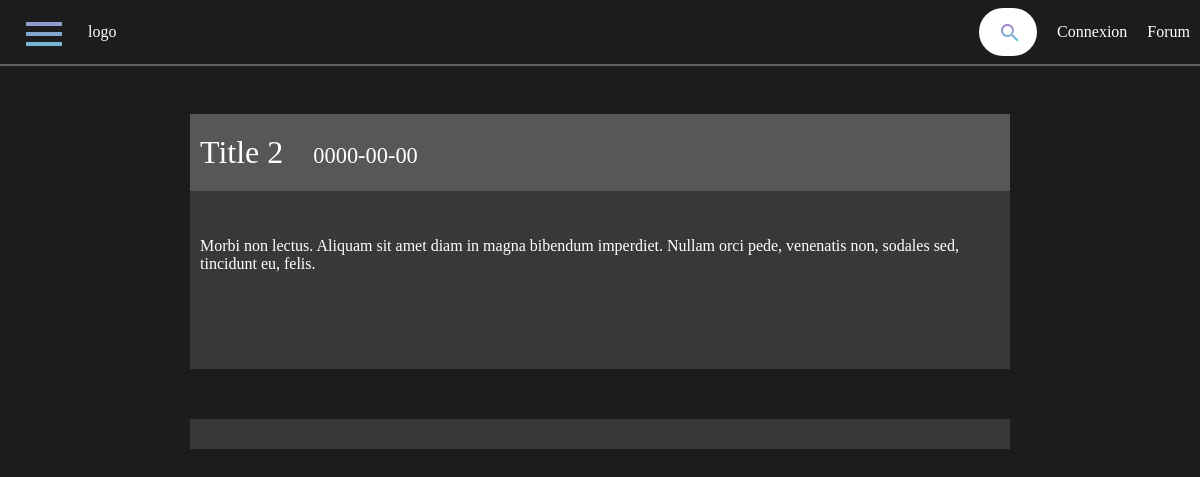
The page /Forum/Posts.php?id=2 on the database as committed earlier.
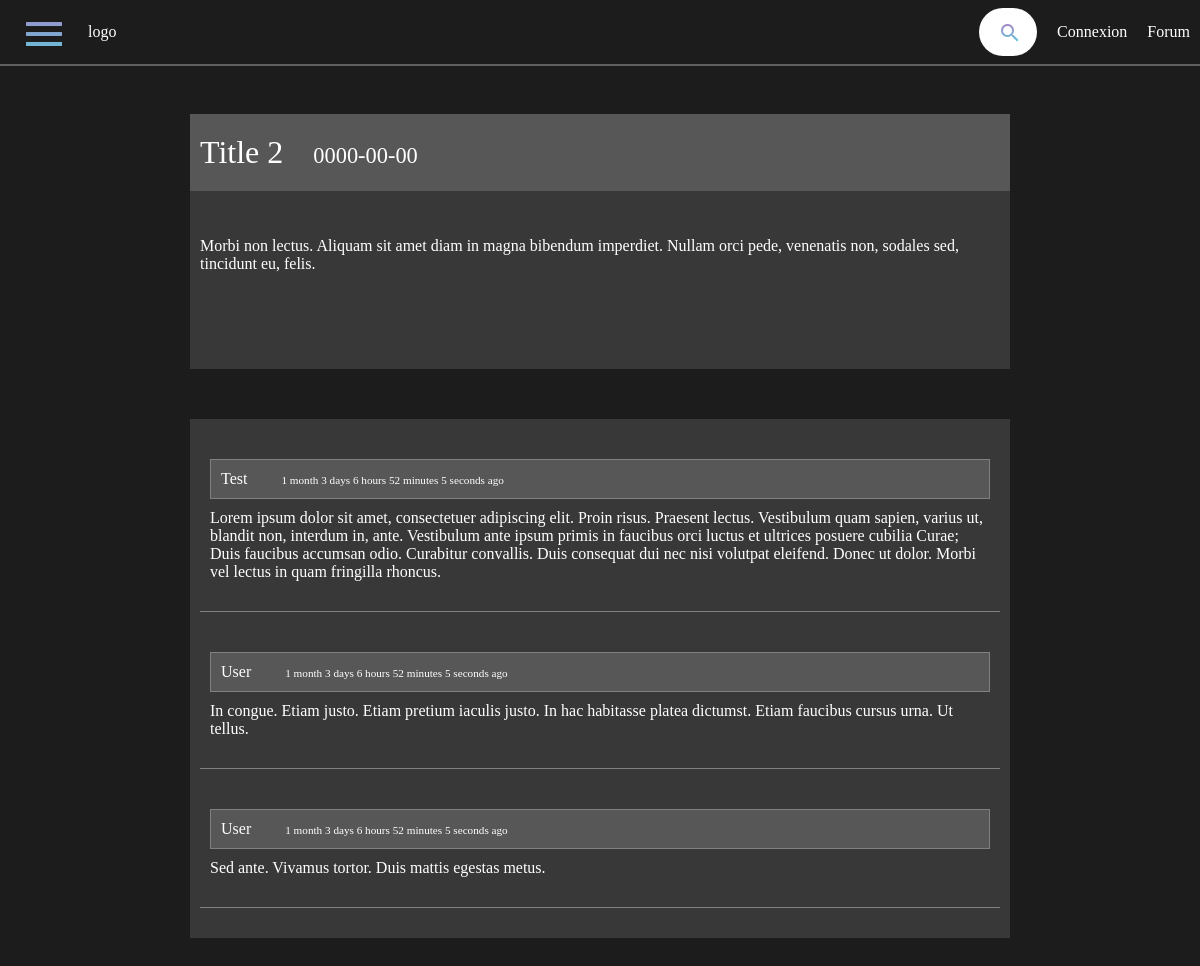
The same page on the database as committed later.
### tables this page shows
CREATE TABLE `posts` (
  `Idpost` int(11) NOT NULL,
  `idsub` int(10) NOT NULL,
  `Autorpost` int(10) NOT NULL,
  `Title` varchar(510) NOT NULL,
  `Body` varchar(2040) NOT NULL,
  `Photo` varchar(1020) DEFAULT NULL,
  `Date` date NOT NULL
);

CREATE TABLE `comments` (
  `Idcomment` int(11) NOT NULL,
  `commentBody` varchar(2040) NOT NULL,
  `author` varchar(510) NOT NULL,
  `dateComment` varchar(510) NOT NULL DEFAULT current_timestamp()
);

### Forum/timeDiff.php (called while the page is built, shortened)
<?php
function timeDiff($time, $gran = -1) {
    $d[0] = array(1, 'second');
    $d[1] = array(60, 'minute');
    $d[2] = array(3600, 'hour');
    $d[3] = array(86400, 'day');
    $d[4] = array(604800, 'week');
    $d[5] = array(2592000, 'month');
    $d[6] = array(31104000, 'year');
    $w = array();
    $return = '';
    $database = new mysqli( 'localhost', 'root', '', 'projet' );
    $sqlTimeQuery = 'Select Current_timestamp + 0';
    $sqlTime = $database -> query( $sqlTimeQuery );
    $sqlTime = $sqlTime -> fetch_assoc();
    $now = (int) $sqlTime['Current_timestamp + 0'];
    $diff = ($now - $time);
    $secondsLeft = $diff;
    $stopat = 0;
    for ($i = 6; $i > $gran; $i--) {
        $w[$i] = (int) ($secondsLeft / $d[$i][0]);
        $secondsLeft -= ($w[$i] * $d[$i][0]);
        if ($w[$i] !== 0) {
            $return .= abs( $w[$i] ) . ' ' . $d[$i][1] . (($w[$i] > 1) ? 's' : '') . ' ';
            switch ($i) {
                case 5:
                    if ($stopat === 0) {
                        $stopat = 4;
                    }
                    break;
                case 3:
                    if ($stopat === 0) {
                        $stopat = 2;
                    }
                    break;
                case 2:
                    if ($stopat === 0) {
                        $stopat = 1;
                    }
                    break;
                case 1:
                    break;
            }
        }
    }
    $return .= ($diff > 0) ? 'ago' : 'left';
    return $return;
}

### Forum/Posts.php (the view, shortened to what this page needs)
<?php
include './timeDiff.php';
$postid = $_GET['id'];
$database = new mysqli( 'localhost', 'root', '', 'projet' );
$postquery = "Select * from posts where Idpost = $postid ";
$commentsQuery = "Select comments.* from comments, commentpost where commentpost.idcomment = comments.idcomment and commentpost.Idpost = $postid";
$resultpost = $database -> query( $postquery ) or die( 'can\'t connect to server to get posts' );
$resultcomments = $database -> query( $commentsQuery ) or die( 'can\'t connect to server to get comments' );
$post = $resultpost -> fetch_assoc();
?>
<!doctype html>
<html lang="fr">
<head>
    <link rel="stylesheet" href="../style_general/header.css">
    <link rel="stylesheet" href="../style_general/sidebar.css">
    <link rel="stylesheet" href="styles/Posts.css">
</head>
<body>
<header>
    <div class="logo">
        <a id="sandwitch-icon" onclick="sidebar()">
            <i class="material-icons">menu</i>
        </a>
        <a href="../Accueil/Index.php">
            logo
        </a>
    </div>
    <div class="nav">
        <nav id="nav">
            <a href="../Forum/Main.php">Forum</a>
            <a href="../Con-Ins/connexion.php" id="connexion">Connexion</a>
            <div class="search">
                <a id="rechercher" onclick="bar_de_recherche()">
                    <i class="material-icons">search</i>
                </a>
                <input type="text" id="barderechercher" size="30"
                       placeholder="Rechercher">
            </div>
        </nav>
    </div>
</header>
<div class="body">
    <?php
    echo '<div class="Title">' . $post['Title'] . '<date>' . $post['Date'] . '</date>' . '</div>';
    echo '<div class="post"> <p>' . $post['Body'] . '</p> <img src="' . $post['Photo'] . '" alt="">' . '</div>';
    echo '<div class="comments">';
    while ($comment = $resultcomments -> fetch_assoc()) {
        echo '<div class="commentHolder">';
        $dateComment = $comment['dateComment'];
        $dateComment = str_replace( array(' ', ':', '-'), '', $dateComment );
        echo '<div class="commentHead">' . $comment['author'] . ' <date>' . timeDiff( $dateComment ) . '</date> ' . '</div>';
        echo '<div class="commentBody">' . $comment['commentBody'] . '</div>';
        echo '</div>';
    }
    echo '</div>';
    ?>
</div>
</body>
</html>

### style_general/header.css (style rules this page uses)
body { margin : 0; padding : 0; }
header { height : 4em; line-height : 4em; text-align : right; left : 0; top : 0; width : 100%; border-bottom : #616161 solid 2px; position : fixed; background-color : #1c1c1c; z-index : 1; }
header .logo { height : 4em; position : absolute; display : flex; }
header .logo a i { display : block; margin : 10px 20px 0 20px; font-size : 3em; }
header .logo a { margin : 0; display : inline-block; }
header a { right : 0; display : block; margin : 0 10px; text-decoration : none; color : rgb(255, 255, 255); transition : 0.25s; cursor : pointer; outline : none; }
header nav { display : flex; flex-direction : row-reverse; }
#rechercher { margin-right : 10px; }
.search { margin : 0.5em 10px; display : flex; flex-direction : row-reverse; background-color : white; height : 3em; border-radius : 100px; padding : 0 5px; transition : 0.25s; outline : none; border : none; }
.search a i { background : -webkit-linear-gradient(#af7ac5, rgb(88, 209, 222)); -webkit-background-clip : text; -webkit-text-fill-color : transparent; transition : 0.2s; }
#barderechercher { line-height : 3.25em; border : none; outline : none; background : none; border-radius : 100px; width : 0; transition : 0.25s; }

### Forum/styles/Posts.css (style rules this page uses)
body { background-color : #1c1c1c; margin : 0; padding : 0; color : white; display : flex; justify-content : center; }
.body { display : flex; flex-direction : column; align-items : center; margin-top : 4em; width : 800px; }
.Title { width : inherit; background-color : #575757; font-size : 2em; padding : 20px 10px; margin-top : 50px; }
.post { width : inherit; display : flex; flex-direction : column; background-color : #383838; padding : 30px 10px 50px 10px; align-items : center; }
.post p { text-align : left; width : inherit; }
.comments { width : inherit; padding : 0 10px 30px 10px; display : flex; flex-direction : column; background-color : #383838; margin : 50px 0 100px 0; }
.commentHolder { padding : 30px 10px; flex : 1; border-bottom : solid 1px gray; }
.commentHead { border : 1px solid gray; padding : 10px; margin : 10px 0; background-color : #575757; }
date { font-size : 0.7em; margin-left : 30px; }

Rows that differ between the two databases and show on the page:
added comments: author "Test", dateComment "1 month 3 days 6 hours 52 minutes 5 seconds ago", commentBody "Lorem ipsum dolor sit amet, consectetuer adipiscing elit. Proin risus. Praesent lectus. Vestibulum quam sapien, varius ut, blandit non, interdum in, ante. Vestibulum ante ipsum primis in faucibus orci luctus et ultrices posuere cubilia Curae; Duis faucibus accumsan odio. Curabitur convallis. Duis consequat dui nec nisi volutpat eleifend. Donec ut dolor. Morbi vel lectus in quam fringilla rhoncus."
added comments: author "User", dateComment "1 month 3 days 6 hours 52 minutes 5 seconds ago", commentBody "In congue. Etiam justo. Etiam pretium iaculis justo. In hac habitasse platea dictumst. Etiam faucibus cursus urna. Ut tellus."
added comments: author "User", dateComment "1 month 3 days 6 hours 52 minutes 5 seconds ago", commentBody "Sed ante. Vivamus tortor. Duis mattis egestas metus."
